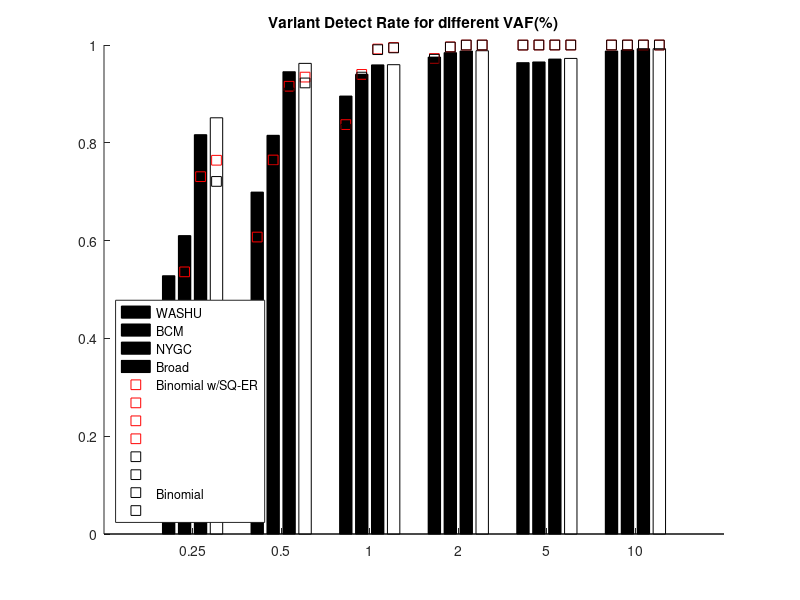
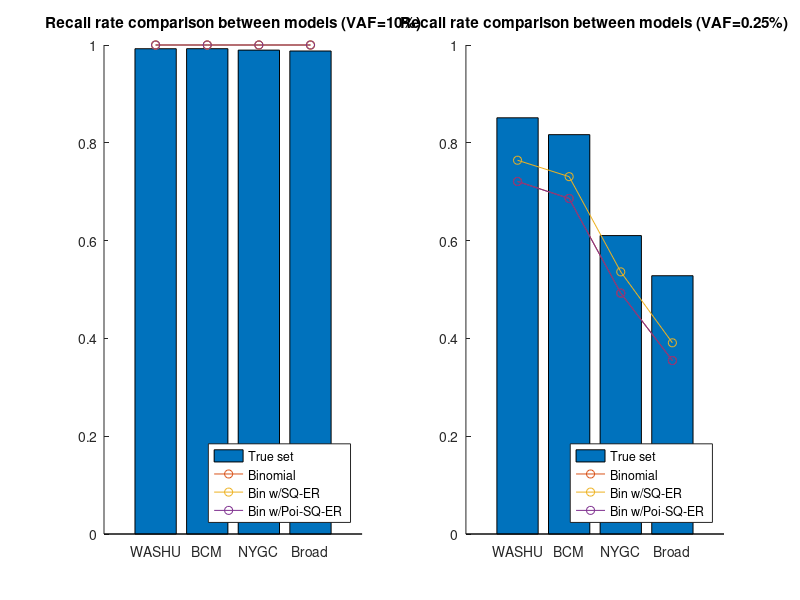
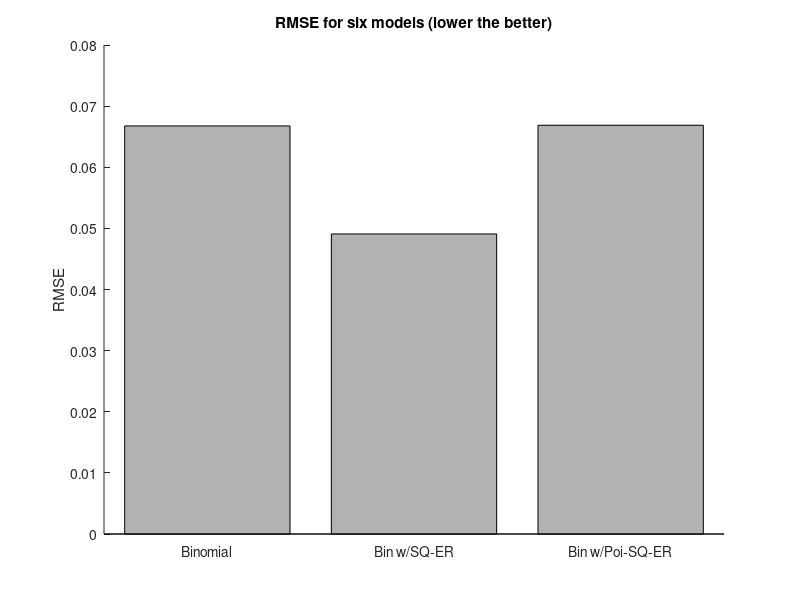

Reproduce these figures in MATLAB, in order. (Note: this script raises an error after producing the figures.)
%% VAF model fitting depending on k0

% Model: Binomial

% Binomial: f_BI(0,n,VAF) = (1-VAF)^n;
% where, VAF: % of variant; n: number of sequencing

% k0 is how many supporting read are required to confirm existance
k0 = 1;

% True Data Site(row) by VAF%(column) array
% Site: WashU, NYGC, BCM, Broad
% VAF%: 10 5 2 1 0.5 0.25 (%)
TRUE_WASHU = [0.9923887323,0.9725584441,0.9882978969,0.9597331419,0.9624433341,0.8511306606];
TRUE_NYGC = [0.989525087	0.9653008343	0.9844185766	0.9401901719	0.8153270904	0.61025842];
TRUE_BCM = [0.9924640914	0.9712167203	0.9877231828	0.9593421159	0.9453691142	0.816663937];
TRUE_Broad = [0.987716469	0.9638964663	0.9752488076	0.8955793971	0.6991826875	0.5281700027];

data = [TRUE_WASHU;TRUE_BCM;TRUE_NYGC;TRUE_Broad];
data_name = {'TRUE_WASHU','TRUE_BCM','TRUE_NYGC','TRUE_Broad'};
data_i = 1;
TRUE_DATA = data;

% Recall Rate: RR
VAF = [0.1	0.05	0.02	0.01	0.005	0.0025];
n_WASHU = 510; n_Broad= 175; n_NYGC = 271; n_BCM = 463;
n_total = [n_WASHU, n_BCM, n_NYGC, n_Broad];
pE = 0.001; % Illumina Nova seq error rate = 0.1%

RR_WASHU_BI = NaN(length(n_total),length(VAF));
warning('off', 'MATLAB:nchoosek:LargeCoefficient');

for j = 1:length(n_total)
    p_nondetect = 0;
    for k = 0:(k0-1)
        p_nondetect = p_nondetect + ...
            nchoosek(n_total(j),k) .* VAF.^k .* (1-VAF).^(n_total(j)-k);
    end
    RR_WASHU_BI(j,:) = 1-p_nondetect;
end

% Recall Rate with sequencing error
pE = 0.001; % Illumina Nova seq error rate = 0.1%
RR_WASHU_BI_ER = NaN(length(n_total),length(VAF));
for j = 1:length(n_total)
    n_temp = n_total(j);
    p_nondetect = 0;
    for k = 0:k0-1 %k0:n_temp
        p_nondetect = p_nondetect + ...
            nchoosek(n_temp,k)*(VAF*(1-pE)+(1-VAF)*pE/3).^k.*...
            (1-(VAF*(1-pE)+(1-VAF)*pE/3)).^(n_temp-k);
    end
    RR_WASHU_BI_ER(j,:) = 1-p_nondetect;
end

% Recall Rate when sequencing error is Poisson dist.
pE = 0.001; % Illumina Nova seq error rate = 0.1%
RR_WASHU_BI_ER_PO = NaN(length(n_total),length(VAF));
for j = 1:length(n_total)
    n_temp = n_total(j);
    p_nondetect = 0;
    for k = 0:(k0-1)
        poi = 0;
        for l = 0:(k0-k-1)
            lambda = (1-VAF)*pE/3;
            poi = poi + exp(-lambda).*lambda.^l./factorial(l);
        end
        q = VAF.*(1-pE);
        p_nondetect = p_nondetect + nchoosek(n_total(j),k) .* q.^k .* (1-q).^(n_temp-k) .* poi;
    end
    RR_WASHU_BI_ER_PO(j,:) = 1-p_nondetect;
end

% Figure 1; Binomial model fitting
figure, hold on; 
b = bar(TRUE_DATA','FaceColor','flat');
xticks([1:length(VAF)]);
xticklabels({'0.1','0.05','0.02','0.01','0.005','0.0025'});
xticklabels({'10','5','2','1','0.5','0.25'});
x = 1:length(VAF);
for i = 1:length(n_total)
    plot(x+(i-2.5)*0.18,RR_WASHU_BI_ER(i,:),'rs','MarkerSize',7);
end
legend({'Binomial w/SQ-ER'})
for i = 1:length(n_total)
    plot(x+(i-2.5)*0.18,RR_WASHU_BI(i,:),'ks','MarkerSize',7);
end
legend({'WASHU','BCM','NYGC','Broad',...
    'Binomial w/SQ-ER','','','','','',...
    'Binomial','','',''},'Location','southwest')
ylim([0 1]);
title('Variant Detect Rate for different VAF(%)')
set(gca, 'XDir','reverse')
hold off;

% Figure 2; comparing between models (VAF=10%,0.25%)
figure, yl = [0 1];

subplot(1,2,1), hold on;
bar(TRUE_DATA(:,1));
plot(RR_WASHU_BI(:,1),'o-');
plot(RR_WASHU_BI_ER(:,1),'o-');
plot(RR_WASHU_BI_ER_PO(:,1),'o-');
xticks([1:length(n_total)]);
xticklabels({'WASHU','BCM','NYGC','Broad'})
legend({'True set','Binomial',...
    'Bin w/SQ-ER','Bin w/Poi-SQ-ER'},'Location','southeast');
title('Recall rate comparison between models (VAF=10%)')
ylim(yl);
hold off;

subplot(1,2,2), hold on;
bar(TRUE_DATA(:,end));
plot(RR_WASHU_BI(:,end),'o-');
plot(RR_WASHU_BI_ER(:,end),'o-');
plot(RR_WASHU_BI_ER_PO(:,end),'o-');
xticks([1:length(n_total)]);
xticklabels({'WASHU','BCM','NYGC','Broad'})
legend({'True set','Binomial',...
    'Bin w/SQ-ER','Bin w/Poi-SQ-ER'},'Location','southeast');
title('Recall rate comparison between models (VAF=0.25%)')
ylim(yl);
hold off;


%% Example data setup (replace these with your actual data):
% Suppose you have 5 sets of data, each with 6 points
N = 4;  % number of data sets
M = 6;  % number of data points in each set

%% Preallocate arrays for SSE and RMSE
SSE_model1 = zeros(N,1);
SSE_model2 = zeros(N,1);
RMSE_model1 = zeros(N,1);
RMSE_model2 = zeros(N,1);
RMSE_model2 = zeros(N,1);
RMSE_model4 = zeros(N,1);
RMSE_model3 = zeros(N,1);
RMSE_model6 = zeros(N,1);

%% Compute SSE and RMSE for each data set
for i = 1:N
    % Extract real data, model1 predictions, model2 predictions
    y_true = TRUE_DATA(i, :);
    y_pred1 = RR_WASHU_BI(i, :);
    y_pred2 = RR_WASHU_BI_ER(i, :);
    y_pred3 = RR_WASHU_BI_ER_PO(i, :);
    
    % Sum of Squared Errors for model1 and model2
    y_mean = mean(y_true);
    SStot = sum((y_true-y_mean).^2);

    SSE_model1(i) = sum((y_true - y_pred1).^2);
    SSE_model2(i) = sum((y_true - y_pred2).^2);
    SSE_model3(i) = sum((y_true - y_pred3).^2);

    R2_model3(i) = 1-(SSE_model2(i)/SStot);
    
    % Root Mean Square Error for model1 and model2
    RMSE_model1(i) = sqrt(mean((y_true - y_pred1).^2));
    RMSE_model2(i) = sqrt(mean((y_true - y_pred2).^2));
    RMSE_model3(i) = sqrt(mean((y_true - y_pred3).^2));
end

%% Aggregate metrics across all data sets
% You can either look at sums/means across all data sets or look at them individually.

total_SSE_model1 = sum(SSE_model1);

mean_SSE_model1  = mean(SSE_model1);

total_RMSE_model1 = sum(RMSE_model1);

mean_RMSE_model1  = mean(RMSE_model1);
mean_RMSE_model2  = mean(RMSE_model2);
mean_RMSE_model3  = mean(RMSE_model3);

mean_RMSE = [mean_RMSE_model1,mean_RMSE_model2,mean_RMSE_model3];


%% Figure 3; RMSE
figure, hold on;

bar(mean_RMSE,'FaceColor',[0.7 0.7 0.7]);
xticks([1:3]);
xticklabels({'Binomial','Bin w/SQ-ER',...
    'Bin w/Poi-SQ-ER'});

% yticks([]);
ylabel('RMSE')
title('RMSE for six models (lower the better)')
R2 = mean(R2_model3);

hold off;


%% Figure 4; Heatmap of VAF(%) x N(#Seq)
VAF = [0.1 0.05 0.025 0.01 0.005 0.0025 0.001];
n_seq = [30 60 100 200 300 400 500 600 1000];
pE = 0.001; % Assuming sequencing error rate is 0.1%
RR = NaN(length(n_seq), length(VAF));

for j = 1:length(n_seq)
    n_temp = n_seq(j);
    p_detect = 0;
    for k = k0:n_temp
        p_detect = p_detect + ...
            nchoosek(n_temp,k)*(VAF*(1-pE)+(1-VAF)*pE/3).^k.*...
            (1-(VAF*(1-pE)+(1-VAF)*pE/3)).^(n_temp-k);
    end
    RR(j,:) = p_detect;
end
RR = RR*100; % convert unit to percent(%)

figure,
h = heatmap(RR');
title(['Variant detection rate (%; required supporting read = ' num2str(k0), ')'] ) 
h.YLabel = 'VAF (%)';
h.YDisplayLabels = {'10', '5', '2.5', '1', '0.5','0.25', '0.1'};
h.XLabel = 'Coverage (X)';
h.XDisplayLabels = ({'30', '60', '100', '200','300' ,'400', '500', '600', '1000'});
J = customcolormap_preset('red-white-blue');
h.Colormap = J;


function pdf = poisson(k,lambda)
    pdf = lambda^k*exp(-lambda)/factorial(k);
end
